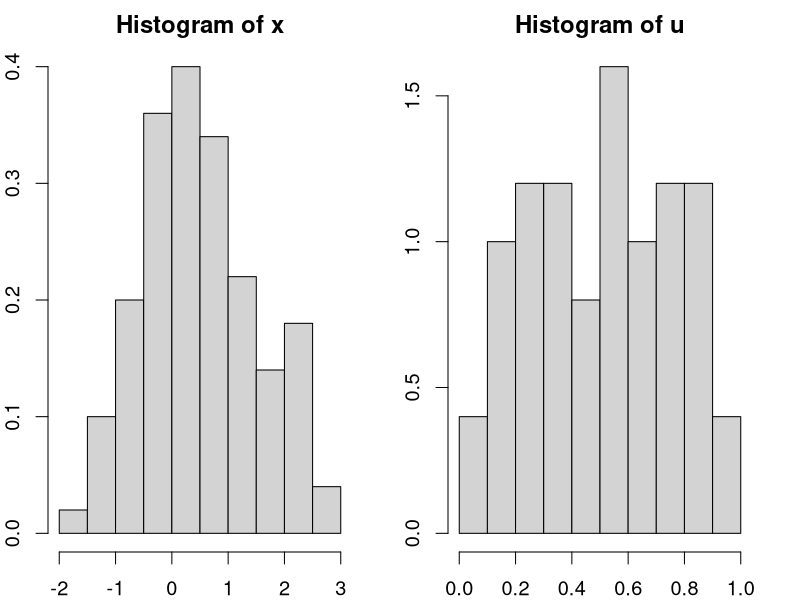
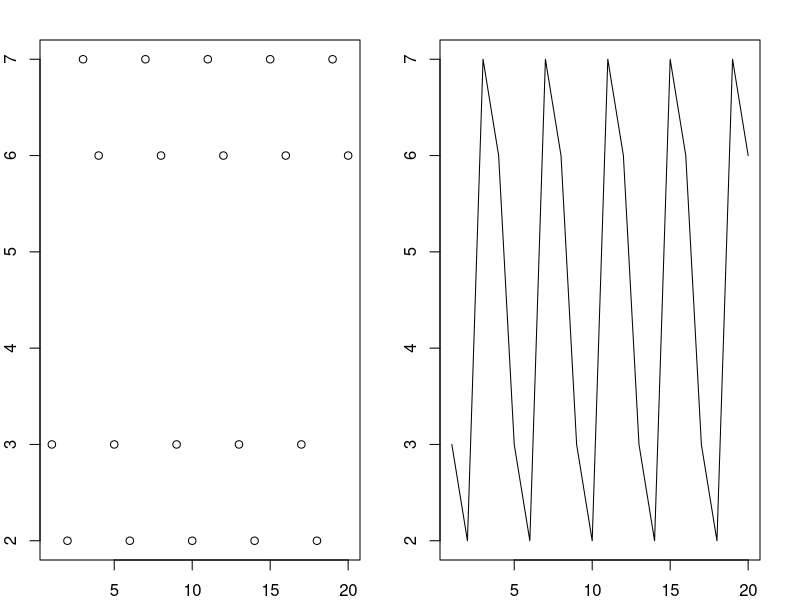

The R source for these figures, in order:
## ---- chunk 1
knitr::opts_chunk$set(echo=T, fig.align = "center", message=F, warning=F, fig.height = 5, cache=T, dpi = 300, dev = "png")
## ---- chunk 2
library(MASS)
data(survey)

str(survey)
head(survey)
## ---- chunk 3
x <-table(survey$W.Hnd)
x
## ---- chunk 4
nrow(survey)
summary(survey$W.Hnd)
## ---- chunk 5
chisq.test(x, p=c(0.3,0.7))
## ---- chunk 6
chisq.test(x, p=c(0.05,0.95))
## ---- chunk 7
# K-S test as a goodness-of-fit test
x <- rnorm(100,0.5,1) 
u <- runif(50,0,1)
summary(x)
summary(u)


par(mfrow=c(1,2), mar=c(2,2,2,2), cex=1.2)
hist(x,freq=FALSE)
hist(u,freq=FALSE)
## ---- chunk 8
# k-s test
ks.test(x,u)          

ks.test(x,"pnorm",0.5,1)   

ks.test(u,"punif",0,1)  #0,1 can be omitted because of standidized uniform dist         
## ---- chunk 9
knitr::include_graphics('https://raw.githubusercontent.com/koojaekwan/jaekwan-s-R/master/Computerized_Statistics/Chapter2/난수독립성.PNG')
## ---- chunk 10
# 선형합동법을 이용한 난수생성.
m <- 8; a <- 3; c <- 1; x <- 3
for(i in 2:10) x[i] <- (a*x[i-1]+c)%%m
x

y<-3
for(i in 1:999){
  y[i+1]<-(a*y[i]+c)%%m
}

head(y,12)
## ---- chunk 11

## ---- chunk 12
x.y <- 1:20

par(mfrow=c(1,2))
plot(y[x.y])
plot(x.y, y[x.y], 'l')
## ---- chunk 13
# install.packages('tseries')
library(tseries)

x <- factor(sign(rnorm(100)))
runs.test(x)
## ---- chunk 14
diff_y <- 100*diff(log(y))
runs.test(factor(diff_y > 0))
